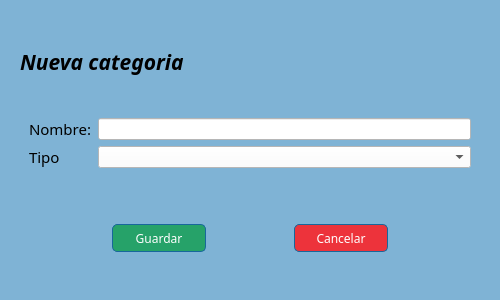
<?xml version="1.0" encoding="UTF-8"?>
<ui version="4.0">
 <class>Nueva_cate</class>
 <widget class="QDialog" name="Nueva_cate">
  <property name="geometry">
   <rect>
    <x>0</x>
    <y>0</y>
    <width>500</width>
    <height>300</height>
   </rect>
  </property>
  <property name="minimumSize">
   <size>
    <width>500</width>
    <height>300</height>
   </size>
  </property>
  <property name="maximumSize">
   <size>
    <width>500</width>
    <height>300</height>
   </size>
  </property>
  <property name="windowTitle">
   <string>Dialog</string>
  </property>
  <property name="windowIcon">
   <iconset resource="recursos.qrc">
    <normaloff>:/recursos/presupuesto.png</normaloff>:/recursos/presupuesto.png</iconset>
  </property>
  <property name="styleSheet">
   <string notr="true">background-color: rgb(127, 179, 213 );</string>
  </property>
  <layout class="QHBoxLayout" name="horizontalLayout">
   <item>
    <widget class="QWidget" name="widget_2" native="true">
     <layout class="QVBoxLayout" name="verticalLayout">
      <item>
       <widget class="QLabel" name="label_4">
        <property name="font">
         <font>
          <family>Lucida Bright</family>
          <pointsize>16</pointsize>
          <italic>true</italic>
          <bold>true</bold>
         </font>
        </property>
        <property name="text">
         <string>Nueva categoria</string>
        </property>
       </widget>
      </item>
      <item>
       <widget class="QWidget" name="widget" native="true">
        <layout class="QFormLayout" name="formLayout">
         <item row="0" column="0">
          <widget class="QLabel" name="label_2">
           <property name="font">
            <font>
             <family>Lucida Bright</family>
             <pointsize>11</pointsize>
             <italic>false</italic>
             <bold>false</bold>
            </font>
           </property>
           <property name="text">
            <string>Nombre:</string>
           </property>
          </widget>
         </item>
         <item row="0" column="1">
          <widget class="QLineEdit" name="inNew_cate">
           <property name="styleSheet">
            <string notr="true">background-color: rgb(255, 255, 255);</string>
           </property>
          </widget>
         </item>
         <item row="1" column="0">
          <widget class="QLabel" name="label_3">
           <property name="font">
            <font>
             <family>Lucida Bright</family>
             <pointsize>11</pointsize>
             <italic>false</italic>
             <bold>false</bold>
            </font>
           </property>
           <property name="text">
            <string>Tipo</string>
           </property>
          </widget>
         </item>
         <item row="1" column="1">
          <widget class="QComboBox" name="inTipo_cate">
           <property name="styleSheet">
            <string notr="true">background-color: rgb(255, 255, 255);</string>
           </property>
          </widget>
         </item>
        </layout>
       </widget>
      </item>
      <item>
       <widget class="QWidget" name="widget_4" native="true">
        <layout class="QHBoxLayout" name="horizontalLayout_3">
         <item>
          <spacer name="horizontalSpacer_5">
           <property name="orientation">
            <enum>Qt::Horizontal</enum>
           </property>
           <property name="sizeHint" stdset="0">
            <size>
             <width>40</width>
             <height>20</height>
            </size>
           </property>
          </spacer>
         </item>
         <item>
          <widget class="QPushButton" name="Guardar">
           <property name="minimumSize">
            <size>
             <width>94</width>
             <height>28</height>
            </size>
           </property>
           <property name="font">
            <font>
             <family>Lucida Bright</family>
             <italic>false</italic>
            </font>
           </property>
           <property name="styleSheet">
            <string notr="true">border: 1px solid rgb(24, 103, 155);
border-radius: 5px;
background-color: rgb(38, 162, 105);
color: white;
</string>
           </property>
           <property name="text">
            <string>Guardar</string>
           </property>
          </widget>
         </item>
         <item>
          <spacer name="horizontalSpacer_6">
           <property name="orientation">
            <enum>Qt::Horizontal</enum>
           </property>
           <property name="sizeHint" stdset="0">
            <size>
             <width>40</width>
             <height>20</height>
            </size>
           </property>
          </spacer>
         </item>
         <item>
          <widget class="QPushButton" name="Cancelar">
           <property name="minimumSize">
            <size>
             <width>94</width>
             <height>28</height>
            </size>
           </property>
           <property name="font">
            <font>
             <family>Lucida Bright</family>
            </font>
           </property>
           <property name="styleSheet">
            <string notr="true">border: 1px solid rgb(24, 103, 155);
border-radius: 5px;
background-color: rgb(237, 51, 59);
color: white;</string>
           </property>
           <property name="text">
            <string>Cancelar</string>
           </property>
          </widget>
         </item>
         <item>
          <spacer name="horizontalSpacer_7">
           <property name="orientation">
            <enum>Qt::Horizontal</enum>
           </property>
           <property name="sizeHint" stdset="0">
            <size>
             <width>40</width>
             <height>20</height>
            </size>
           </property>
          </spacer>
         </item>
        </layout>
       </widget>
      </item>
     </layout>
    </widget>
   </item>
  </layout>
 </widget>
 <resources>
  <include location="recursos.qrc"/>
 </resources>
 <connections/>
</ui>
